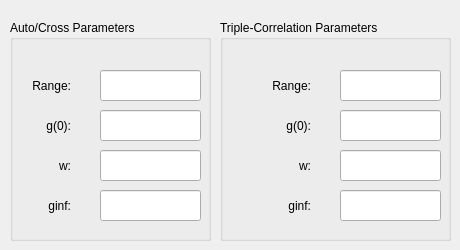
      <widget class="QWidget" name="allCorrelationsTab">
       <attribute name="title">
        <string>All</string>
       </attribute>
       <widget class="QGroupBox" name="allTripleGroup">
        <property name="geometry">
         <rect>
          <x>220</x>
          <y>20</y>
          <width>231</width>
          <height>221</height>
         </rect>
        </property>
        <property name="title">
         <string>Triple-Correlation Parameters</string>
        </property>
        <property name="flat">
         <bool>false</bool>
        </property>
        <property name="checkable">
         <bool>false</bool>
        </property>
        <widget class="QLabel" name="allTripleRange">
         <property name="geometry">
          <rect>
           <x>30</x>
           <y>50</y>
           <width>61</width>
           <height>31</height>
          </rect>
         </property>
         <property name="text">
          <string>Range:</string>
         </property>
         <property name="alignment">
          <set>Qt::AlignRight|Qt::AlignTrailing|Qt::AlignVCenter</set>
         </property>
        </widget>
        <widget class="QLabel" name="allTripleG0">
         <property name="geometry">
          <rect>
           <x>30</x>
           <y>90</y>
           <width>61</width>
           <height>31</height>
          </rect>
         </property>
         <property name="text">
          <string>g(0):</string>
         </property>
         <property name="alignment">
          <set>Qt::AlignRight|Qt::AlignTrailing|Qt::AlignVCenter</set>
         </property>
        </widget>
        <widget class="QLabel" name="allTripleW">
         <property name="geometry">
          <rect>
           <x>20</x>
           <y>130</y>
           <width>71</width>
           <height>31</height>
          </rect>
         </property>
         <property name="text">
          <string>w:</string>
         </property>
         <property name="alignment">
          <set>Qt::AlignRight|Qt::AlignTrailing|Qt::AlignVCenter</set>
         </property>
        </widget>
        <widget class="QLabel" name="allTripleGinf">
         <property name="geometry">
          <rect>
           <x>20</x>
           <y>170</y>
           <width>71</width>
           <height>31</height>
          </rect>
         </property>
         <property name="text">
          <string>ginf:</string>
         </property>
         <property name="alignment">
          <set>Qt::AlignRight|Qt::AlignTrailing|Qt::AlignVCenter</set>
         </property>
        </widget>
        <widget class="QLineEdit" name="allTripleRangeTextbox">
         <property name="geometry">
          <rect>
           <x>120</x>
           <y>50</y>
           <width>101</width>
           <height>31</height>
          </rect>
         </property>
        </widget>
        <widget class="QLineEdit" name="allTripleG0Textbox">
         <property name="geometry">
          <rect>
           <x>120</x>
           <y>90</y>
           <width>101</width>
           <height>31</height>
          </rect>
         </property>
        </widget>
        <widget class="QLineEdit" name="allTripleWTextbox">
         <property name="geometry">
          <rect>
           <x>120</x>
           <y>130</y>
           <width>101</width>
           <height>31</height>
          </rect>
         </property>
        </widget>
        <widget class="QLineEdit" name="allTripleGinfTextbox">
         <property name="geometry">
          <rect>
           <x>120</x>
           <y>170</y>
           <width>101</width>
           <height>31</height>
          </rect>
         </property>
        </widget>
       </widget>
       <widget class="QGroupBox" name="allAutoCrossGroup">
        <property name="geometry">
         <rect>
          <x>10</x>
          <y>20</y>
          <width>201</width>
          <height>221</height>
         </rect>
        </property>
        <property name="title">
         <string>Auto/Cross Parameters</string>
        </property>
        <property name="flat">
         <bool>false</bool>
        </property>
        <property name="checkable">
         <bool>false</bool>
        </property>
        <widget class="QLabel" name="allAutoCrossRange">
         <property name="geometry">
          <rect>
           <x>10</x>
           <y>50</y>
           <width>51</width>
           <height>31</height>
          </rect>
         </property>
         <property name="text">
          <string>Range:</string>
         </property>
         <property name="alignment">
          <set>Qt::AlignRight|Qt::AlignTrailing|Qt::AlignVCenter</set>
         </property>
        </widget>
        <widget class="QLabel" name="allAutoCrossG0">
         <property name="geometry">
          <rect>
           <x>10</x>
           <y>90</y>
           <width>51</width>
           <height>31</height>
          </rect>
         </property>
         <property name="text">
          <string>g(0):</string>
         </property>
         <property name="alignment">
          <set>Qt::AlignRight|Qt::AlignTrailing|Qt::AlignVCenter</set>
         </property>
        </widget>
        <widget class="QLabel" name="allAutoCrossW">
         <property name="geometry">
          <rect>
           <x>10</x>
           <y>130</y>
           <width>51</width>
           <height>31</height>
          </rect>
         </property>
         <property name="text">
          <string>w:</string>
         </property>
         <property name="alignment">
          <set>Qt::AlignRight|Qt::AlignTrailing|Qt::AlignVCenter</set>
         </property>
        </widget>
        <widget class="QLabel" name="allAutoCrossGinf">
         <property name="geometry">
          <rect>
           <x>10</x>
           <y>170</y>
           <width>51</width>
           <height>31</height>
          </rect>
         </property>
         <property name="text">
          <string>ginf:</string>
         </property>
         <property name="alignment">
          <set>Qt::AlignRight|Qt::AlignTrailing|Qt::AlignVCenter</set>
         </property>
        </widget>
        <widget class="QLineEdit" name="allAutoCrossRange_2">
         <property name="geometry">
          <rect>
           <x>90</x>
           <y>50</y>
           <width>101</width>
           <height>31</height>
          </rect>
         </property>
        </widget>
        <widget class="QLineEdit" name="allAutoCrossG0Textbox">
         <property name="geometry">
          <rect>
           <x>90</x>
           <y>90</y>
           <width>101</width>
           <height>31</height>
          </rect>
         </property>
        </widget>
        <widget class="QLineEdit" name="allAutoCrossWTextbox">
         <property name="geometry">
          <rect>
           <x>90</x>
           <y>130</y>
           <width>101</width>
           <height>31</height>
          </rect>
         </property>
        </widget>
        <widget class="QLineEdit" name="allAutoCrossGinfTextbox">
         <property name="geometry">
          <rect>
           <x>90</x>
           <y>170</y>
           <width>101</width>
           <height>31</height>
          </rect>
         </property>
        </widget>
       </widget>
      </widget>
